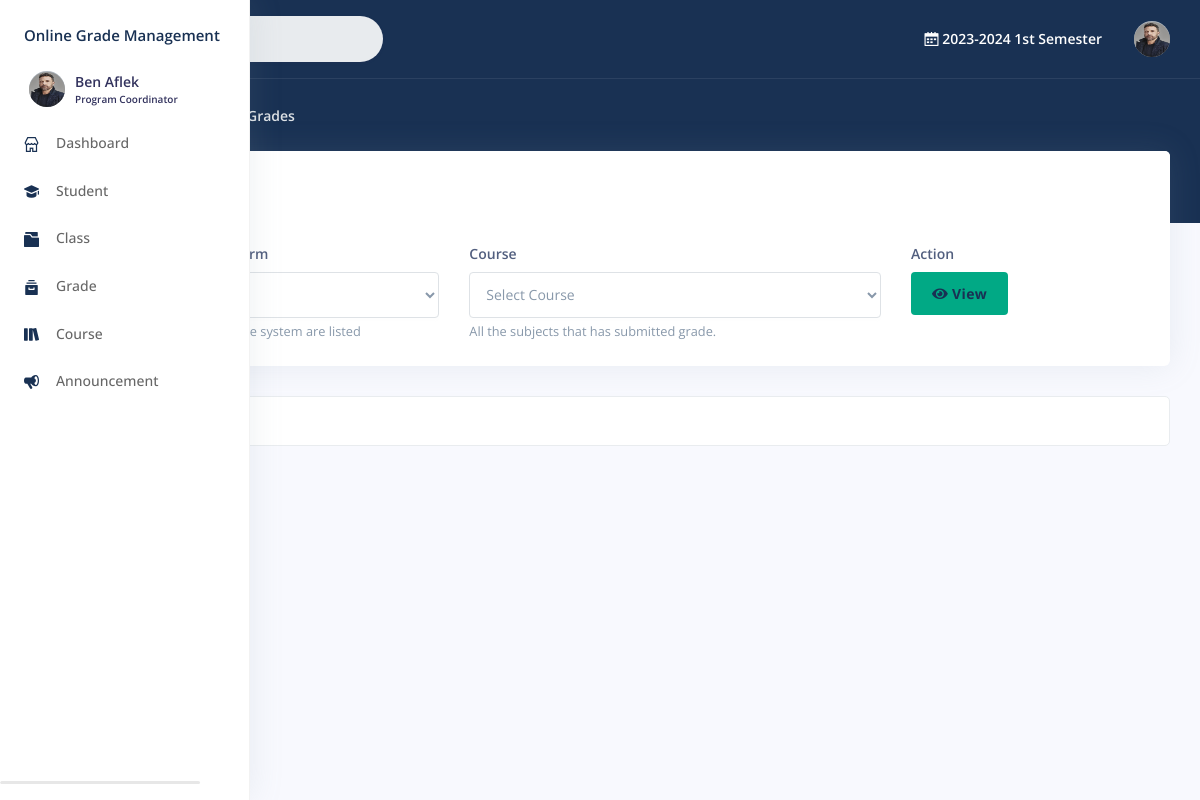
Screenshot of /faculty/grades.php (signed in) with the database file from the repository.
### tables this page shows
CREATE TABLE `staff` (
  `id` int(11) NOT NULL,
  `user_id` int(11) DEFAULT NULL,
  `username` text NOT NULL,
  `institute_id` int(11) DEFAULT NULL,
  `position_id` int(11) NOT NULL,
  `created_on` datetime NOT NULL
);

CREATE TABLE `user` (
  `id` int(11) NOT NULL,
  `type` text NOT NULL,
  `username` text NOT NULL,
  `password` text NOT NULL,
  `firstname` text NOT NULL,
  `middlename` text DEFAULT NULL,
  `lastname` text NOT NULL,
  `gender` text DEFAULT NULL,
  `birthdate` date DEFAULT NULL,
  `address` text DEFAULT NULL,
  `phone_no` text DEFAULT NULL,
  `profileImage` text DEFAULT NULL,
  `isPasswordChanged` int(11) NOT NULL,
  `status` int(11) NOT NULL,
  `updated_on` datetime DEFAULT NULL,
  `created_on` datetime NOT NULL
);

CREATE TABLE `period` (
  `id` int(22) NOT NULL,
  `year` text NOT NULL,
  `term` int(11) NOT NULL,
  `status` int(11) NOT NULL,
  `updated_on` datetime DEFAULT NULL,
  `created_on` datetime NOT NULL
);

### faculty/include/session.php (called while the page is built, shortened)
<?php
	include '../include/conn.php';
		if($_SESSION['type']=='faculty'){
			$stmt = $con->prepare("SELECT *,
				`user`.`id` AS `user_id`,
				`staff`.`id` AS `staff_id`
			 	FROM `user`
				INNER JOIN `staff` ON `staff`.`username` =`user`.`username`
				WHERE `user`.`id` = ? LIMIT 1");
			$stmt->execute([$_SESSION['faculty']]);
			$user = $stmt->fetch(PDO::FETCH_ASSOC);;
		}else{
			echo"<script>window.location.href='../403.php';</script>";
		}

### faculty/grades.php (the view, shortened to what this page needs)
<?php
	include("include/session.php");
	$parentpage='';
	$page=$currentpage='Grades';
	include("include/header.php");
	?>
	</head>
	<?php include("include/sidebar.php"); ?>
	<div class="main-content" id="panel">
		<?php
			include("include/topnav.php");
			include("include/breadcrumbs.php");
		?>
		<div class="container-fluid mt--6">
			<div class="row">
				<div class="col">
					<div class="card">
						<div class="card-header border-0">
							<div class="row">
								<div class="col-6">
									<h3 class="mb-0">Grades</h3>
								</div>
							<div class="col-6 text-right">
							</div>
						</div>
					</div>
					<div class="table-responsive">
						<div class="card-body">
							<form action="" method="POST">
								<div class="row">
									<div class="col-lg-4" style="">
										<label class="form-control-label"> Academic Year & Term</label>
										<select class="form-control" id="period_id" name="period_id"  required>
										<option class="form-control" value="">Select A.Y.&Term</option>
										</select>
										<span class="text-muted"><small> All academic year in the system are listed</small></span>
									</div>
									<div class="col-lg-5" style="">
										<label class="form-control-label"> Course </label>
										<select class="form-control" id="schedule_id" name="schedule_id" required>
											<option class="form-control" value="">Select Course</option>
										</select>
										<span class="text-muted"><small>All the subjects that has submitted grade.</small></span>
									</div>
									<div class="col-lg-3" style="">
										<label class="form-control-label"> Action</label><br>
										<button type="submit "  id="view" name="view"  class="btn bg-green text-primary text-primary font-weight-bolder">
											<i class="fa fa-eye text-priamry"></i>
											View
										</button>
									</div>
								</div>
							</form>
						</div>
					</div>
				</div>
						</div>
					</div>
				<?php include("include/footer.php"); ?>
       		</div>
      	</div>
	</body>
</html>

### faculty/include/sidebar.php (shortened to what this page needs)
<body>
  <?php
    include '../include/conn.php';
    include("include/session.php");
  ?>
  <nav class="sidenav navbar navbar-vertical fixed-left navbar-expand-xs navbar-light bg-white text-white" id="sidenav-main">
    <div class="scrollbar-inner">
      <div class="sidenav-header d-flex align-items-center">
        <a class="navbar-brand " href="./" style="width:">
          <h4 class="text-primary fonr-weight-bolder">Online Grade Management</h4>
        </a>
          <div class="navbar-brand sidebar-user text-left">
            <a href="profile.php">
            <span class="avatar avatar-sm rounded-circle" >
              <?php $userphoto = $user['profileImage'];
                if ($userphoto == "") :
              ?>
              <img src="img/profile.png" alt="Image placeholder">
              <?php else : ?>
                <img alt="Image placeholder" src="img/<?php echo htmlentities($userphoto); ?>" style="width:40px;height:35px;border-radius:50%;">
              <?php endif; ?>
            </span>
            <span>
              <h5 class=" m-0 text-sm  font-weight-bold">
                <?php echo  htmlentities($user['firstname'].' '.$user['lastname']);  ?>
              </h5>
              <h6 class="text-overflow m-0" data-toggle="tooltip" data-placement="left" title="User">
                <?php
                if($user['position_id']=='2'){
                  $position="Program Coordinator";
                }else if($user['position_id']=='3'){
                  $position="Teacher";
                }
                echo htmlentities($position);  ?>
              </h6>
            </span>
            </a>
          </div>
        <div class="ml-auto">
          <div class="sidenav-toggler d-none d-xl-block" data-action="sidenav-unpin" data-target="#sidenav-main">
          </div>
        </div>
      </div>
      <br>
      <div class="navbar-inner">
        <div class="collapse navbar-collapse" id="sidenav-collapse-main">
          <ul class="navbar-nav">
            <li class="nav-item">
              <a class="nav-link <?php echo ($parentpage == "dashboard" ? " bg-green text-primary" : "") ?>" href="./">
                <i class="ni ni-shop text-primary"></i>
                <span class="nav-link-text">Dashboard</span>
              </a>
            </li>
            <?php
                if($user['position_id']=='2'){
              ?>
            <li class="nav-item">
              <a class="nav-link <?php echo ($page == "Student" ? "bg-green  text-primary" : "") ?>" href="student.php">
                <i class="ni ni-hat-3 text-primary"></i>
                <span class="nav-link-text">Student</span>
              </a>
            </li>
              <?php
               }else if($user['position_id']=='3'){
              ?>
              <li class="nav-item">
              <a class="nav-link <?php echo ($page  == "Student" ? "bg-green  text-primary" : "") ?>" href="#navbar-account" data-toggle="collapse" role="button" aria-expanded="<?php echo ($page == "Student" ? "true" : "false") ?>" aria-controls="navbar-dataaccount">
                <i class="ni ni-hat-3 text-primary"></i>
                <span class="nav-link-text">Student</span>
              </a>
              <div class="collapse <?php echo ($page == "Student" ? "show" : "") ?>" id="navbar-account">
                <ul class="nav nav-sm flex-column">
                  <li class="nav-item">
                    <a href="student_list.php" class="nav-link  <?php echo ($childpage == "Student" ? "bg-green  text-primary" : "") ?>">Student List</a>
                  </li>
                  <li class="nav-item">
                    <a href="print_list.php" class="nav-link <?php echo ($childpage == "Print" ? "bg-green  text-primary" : "") ?>">Print List</a>
                  </li>
                </ul>
              </div>
            </li>
              <?php
                }
                if($user['position_id']=='2'){
              ?>
            <li class="nav-item">
              <a class="nav-link <?php echo ($page == "Class" ? "bg-green  text-primary" : "") ?>" href="class.php">
                <i class="ni ni-folder-17  text-primary"></i>
                <span class="nav-link-text">Class</span>
              </a>
            </li>
            <?php
               }else if($user['position_id']=='3'){
              ?>
              <a class="nav-link <?php echo ($page == "Class" ? "bg-green  text-primary" : "") ?>" href="class_course.php">
                <i class="ni ni-folder-17  text-primary"></i>
                <span class="nav-link-text">Class</span>
              </a>
              <?php
               }
             ?>
            <?php
                if($user['position_id']=='2'){
              ?>
              <li class="nav-item">
                <a class="nav-link <?php echo ($page == "Grade" ? "bg-green  text-primary" : "") ?>" href="grade.php">
                  <i class="ni ni-archive-2  text-primary"></i>
                  <span class="nav-link-text">Grade</span>
                </a>
              </li>
            <?php
               }else if($user['position_id']=='3'){
              ?>
                <li class="nav-item">
                  <a class="nav-link <?php echo ($page == "Grade" ? "bg-green  text-primary" : "") ?>" href="grading_sheet.php">
                    <i class="ni ni-archive-2  text-primary"></i>
                    <span class="nav-link-text">Grading Sheet</span>
                  </a>
                </li>
                <li class="nav-item">
                  <a class="nav-link <?php echo ($page == "Grades" ? "bg-green  text-primary" : "") ?>" href="grades.php">
                    <i class="ni ni-archive-2  text-primary"></i>
                    <span class="nav-link-text">Grades</span>
                  </a>
                </li>
               <?php
               }
             ?>
            <?php
                if($user['position_id']=='2'){
              ?>
            <li class="nav-item">
              <a class="nav-link <?php echo ($page == "Course" ? "bg-green  text-primary" : "") ?>" href="course.php">
                <i class="ni ni-books text-primary"></i>
                <span class="nav-link-text">Course</span>
              </a>
            </li>
              <?php
               }else if($user['position_id']=='3'){
              ?>
              <li class="nav-item">
                <a class="nav-link <?php echo ($page == "Course" ? "bg-green  text-primary" : "") ?>" href="course_schedule.php">
                  <i class="ni ni-books text-primary"></i>
                  <span class="nav-link-text">Course</span>
                </a>
              </li>
              <?php
               }
             ?>
              <?php
                if($user['position_id']=='2'){
              ?>
			      <li class="nav-item">
              <a class="nav-link <?php echo ($page == "announcement" ? "bg-green  text-primary" : "") ?>" href="announcement.php">
                <i class="ni ni-notification-70 text-primary"></i>
                <span class="nav-link-text">Announcement</span>
              </a>
            </li>
              <?php
               }
             ?>
          </ul>
        </div>
      </div>
    </div>
  </nav>

### faculty/include/topnav.php (shortened to what this page needs)
<?php
  include '../include/conn.php';
	include("include/session.php");
?>
  <nav class="navbar navbar-top navbar-expand navbar-dark bg-primary border-bottom">
    <div class="container-fluid">
      <div class="collapse navbar-collapse" id="navbarSupportedContent">
        <form class="navbar-search navbar-search-light form-inline mr-sm-3" id="navbar-search-main">
          <div class="form-group mb-0">
            <div class="input-group input-group-alternative input-group-merge">
              <div class="input-group-prepend">
                <span class="input-group-text"><i class="fas fa-search"></i></span>
              </div>
              <input class="form-control" placeholder="Search Page ..." onkeyup="showResult(this.value)" type="text">
            </div>
          </div>
        </form>
        <ul class="navbar-nav align-items-center ml-md-auto">
          <li class="nav-item dropdown">
            <p class="nav-link mb-0 text-sm  font-weight-bold text-white" href="#">
              <i class="ni ni-calendar-grid-58"></i>
              <?php
                try {
                    $query = "SELECT * FROM `period` WHERE `status` = '1' LIMIT 1";
                    $stmt = $con->prepare($query);
                    $stmt->execute();
                    $result = $stmt->fetch(PDO::FETCH_ASSOC);
                    if ($result) {
                        echo $result['year'] . " ";
                        if ($result['term'] == '1') echo "1st Semester";
                        else if ($result['term'] == '2') echo "2nd Semester";
                        else if ($result['term'] == '3') echo "Summer";
                        else echo "Unknown Term";
                    } else  echo "No active period found.";
                } catch (PDOException $e) {  echo "Error: " . $e->getMessage(); }
              ?>
            </p>
          </li>
        </ul>
        <ul class="navbar-nav align-items-center ml-auto ml-md-0">
          <li class="nav-item dropdown">
            <a class="nav-link pr-0" href="#" role="button" data-toggle="dropdown" aria-haspopup="true" aria-expanded="false">
              <div class="media align-items-center">
                  <span class="avatar avatar-sm rounded-circle">
                    <?php $userphoto = $user['profileImage'];
                    if ($userphoto == "") :
                    ?>
                      <img src="img/profile.png" alt="Image placeholder">
                    <?php else : ?>
                      <img alt="Image placeholder" src="img/<?php echo htmlentities($userphoto); ?>" style="width:40px;height:35px;border-radius:50%;">
                    <?php endif; ?>
                  </span>
              </div>
            </a>
          </li>
        </ul>
      </div>
    </div>
  </nav>

### assets/css/style.css (style rules this page uses)
:root { --blue: #5e72e4; --indigo: #5603ad; --purple: #8965e0; --pink: #f3a4b5; --red: #f5365c; --orange: #fb6340; --yellow: #ffd600; --green: #01A985; --green2: #128C7E; --green3: #075E54; --teal: #11cdef; --cyan: #2bffc6; --white: #fff; --gray: #8898aa; --gray-dark: #32325d; --light: #ced4da; --lighter: #e9ecef; --primary: #193153; --secondary: #f7fafc; --success: #2dce89; --info: #11cdef; --warning: #fb6340; --danger: #f5365c; --light: #adb5bd; --dark: #212529; --default: #172b4d; --white: #fff; --neutral: #fff; --darker: black; --breakpoint-xs: 0; --breakpoint-sm: 576px; --breakpoint-md: 768px; --breakpoint-lg: 992px; --breakpoint-xl: 1200px; --font-family-sans-serif: Open Sans, sans-serif; --font-family-monospace: SFMono-Regular, Menlo, Monaco, Consolas, 'Liberation Mono', 'Courier New', monospace; }

### faculty/include/sidebar.php (style rules this page uses)
.sidebar-user { /border:1px solid red; border-radius: 5px; width:100%; height:50px; position:absolute; padding:10px 10px; line-height:50px; margin-top:100px; }
.sidebar-user span { float:left; margin:-17px 5px; /border:1px solid red; }

### rows the page displays
staff: user.profileImage (picture), user.firstname+lastname "Ben Aflek", position "Program Coordinator"
period: year "2023-2024"

### other values shown
$currentpage "Grades"
